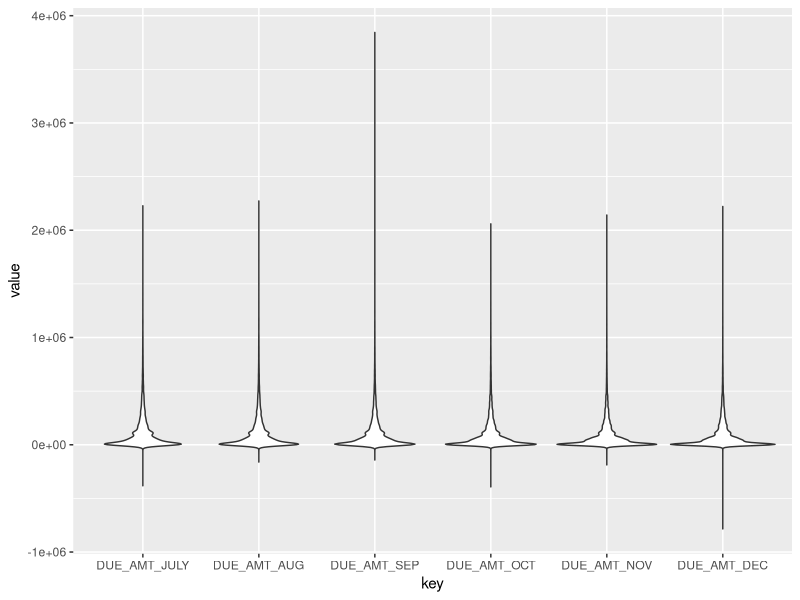
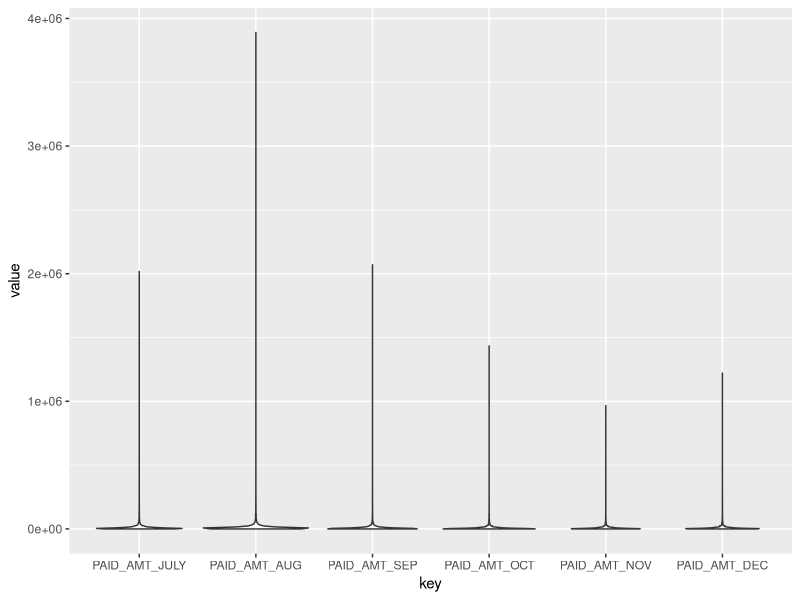
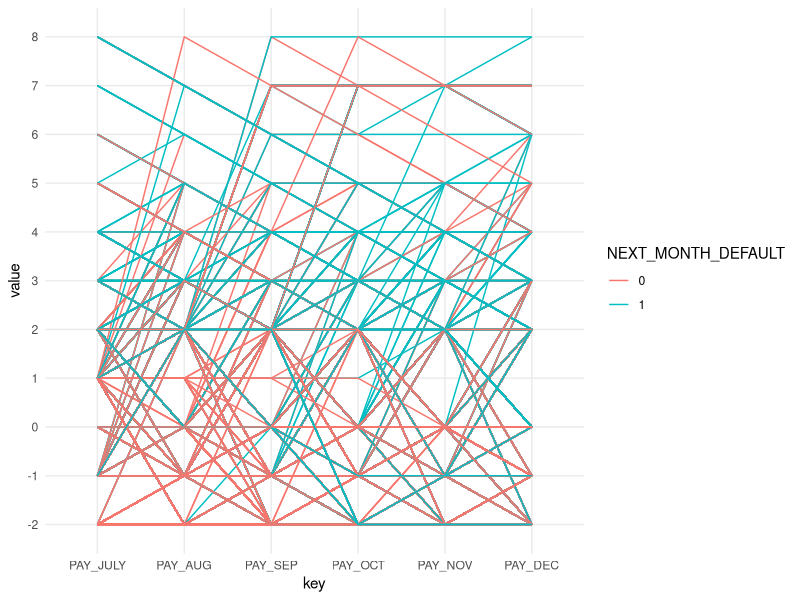
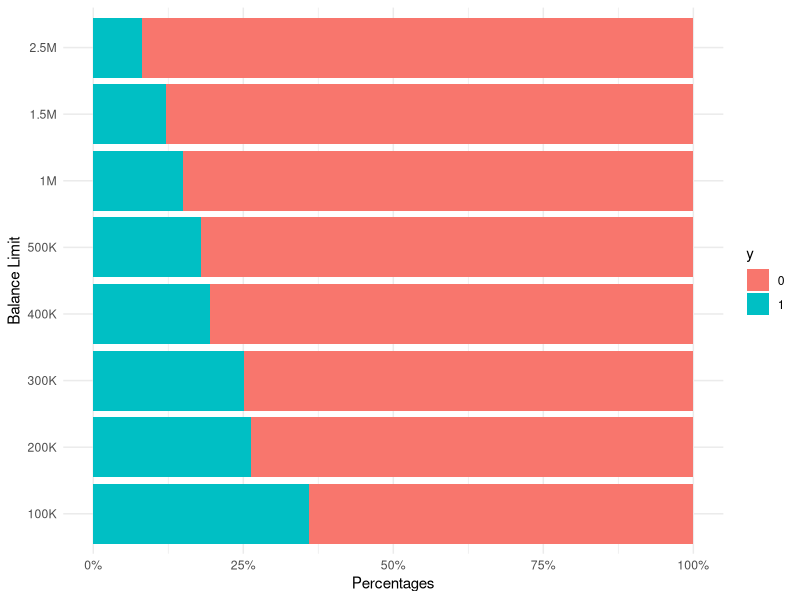
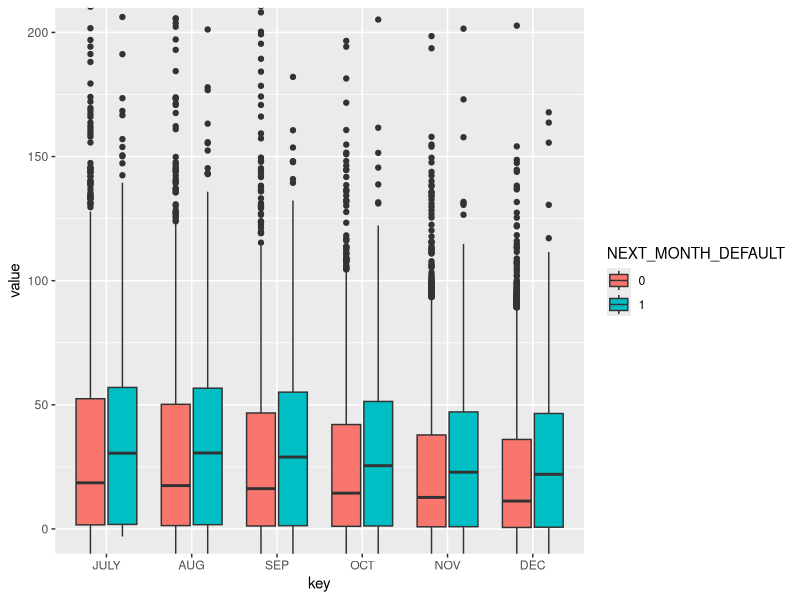

The R source for these figures, in order:
## ---- chunk 1
library(tidyverse)
library(gmodels)
## ---- chunk 2
train_df <- read.csv("../credit_card_default_train.csv")
train_df$NEXT_MONTH_DEFAULT <- as.factor(train_df$NEXT_MONTH_DEFAULT)
test_df <- read.csv("../credit_card_default_test.csv")
df <- train_df
print(nrow(df))
print(colnames(df))
print(str(df))
print(summary(df))

## ---- chunk 3
ggplot(data=gather(train_df,key,value,c("DUE_AMT_JULY","DUE_AMT_AUG",
                                        "DUE_AMT_SEP","DUE_AMT_OCT",
                                        "DUE_AMT_NOV","DUE_AMT_DEC")) %>% 
         mutate(key = factor(key,levels=c("DUE_AMT_JULY","DUE_AMT_AUG",
                                        "DUE_AMT_SEP","DUE_AMT_OCT",
                                        "DUE_AMT_NOV","DUE_AMT_DEC"))),
       aes(x = key,y = value))+
  geom_violin()
## ---- chunk 4
ggplot(data=gather(train_df,key,value,c("PAID_AMT_JULY","PAID_AMT_AUG",
                                      "PAID_AMT_SEP","PAID_AMT_OCT",
                                      "PAID_AMT_NOV","PAID_AMT_DEC")) %>%
         mutate(key = factor(key,levels=c("PAID_AMT_JULY","PAID_AMT_AUG",
                                      "PAID_AMT_SEP","PAID_AMT_OCT",
                                      "PAID_AMT_NOV","PAID_AMT_DEC"))),
       aes(x = key,y = value))+
  geom_violin()
## ---- chunk 5
ggplot(data=gather(train_df,key,value,c("PAY_JULY","PAY_AUG",
                                        "PAY_SEP","PAY_OCT",
                                        "PAY_NOV","PAY_DEC")) %>%
         mutate(key = factor(key,levels =c("PAY_JULY","PAY_AUG",
                                        "PAY_SEP","PAY_OCT",
                                        "PAY_NOV","PAY_DEC")), value=as.factor(value)),
       aes(x=key,y=value,group=Client_ID))+
  geom_line(aes(color=NEXT_MONTH_DEFAULT),size=0.5)+
  scale_y_discrete(labels=as.character(seq(-2,9)))+
  theme_minimal()
## ---- chunk 6
blv <- train_df%>% 
  mutate(Balance_Limit_V1=trimws(Balance_Limit_V1)) %>% 
  subset(select=Balance_Limit_V1)
train_df$Balance_Limit_V1 <- factor(as.factor(blv$Balance_Limit_V1),
                          levels=c("100K","200K","300K","400K","500K","1M","1.5M","2.5M"))
balance_response_ct <- CrossTable(train_df$Balance_Limit_V1 ,
                               train_df$NEXT_MONTH_DEFAULT ,
                               prop.r= FALSE,
                               prop.c=TRUE,
                               prop.chisq=FALSE, 
                               chisq = FALSE,
                               prop.t=TRUE)
## ---- chunk 7
ggplot(data=as.data.frame(balance_response_ct$prop.tbl),
       aes(fill=y,y=Freq,x=x))+
  geom_bar(stat = "identity",position = "fill")+
  scale_y_continuous(labels = scales::percent_format())+
  coord_flip()+theme_minimal()+
  xlab("Balance Limit")+ylab("Percentages")
## ---- chunk 8
train_df <- train_df %>% mutate(
  Balance_Credit_Limit_Numeric = case_when(
    Balance_Limit_V1 == "100K" ~ 100000,
    Balance_Limit_V1 == "200K" ~ 200000,
    Balance_Limit_V1 == "300K" ~ 300000,
    Balance_Limit_V1 == "400K" ~ 400000,
    Balance_Limit_V1 == "500K" ~ 500000,
    Balance_Limit_V1 == "1M" ~ 1000000,
    Balance_Limit_V1 == "1.5M" ~ 1500000,
    Balance_Limit_V1 == "2M" ~ 2000000,
    Balance_Limit_V1 == "2.5M" ~ 2500000
  )
) %>%
  mutate(
    Due_Credit_Lim_JULY=(DUE_AMT_JULY/Balance_Credit_Limit_Numeric) * 100,
    Due_Credit_Lim_AUG=(DUE_AMT_AUG/Balance_Credit_Limit_Numeric) * 100,
    Due_Credit_Lim_SEP=(DUE_AMT_SEP/Balance_Credit_Limit_Numeric) * 100,
    Due_Credit_Lim_OCT=(DUE_AMT_OCT/Balance_Credit_Limit_Numeric) * 100,
    Due_Credit_Lim_NOV=(DUE_AMT_NOV/Balance_Credit_Limit_Numeric) * 100,
    Due_Credit_Lim_DEC=(DUE_AMT_DEC/Balance_Credit_Limit_Numeric) * 100
  ) %>%
  na.omit()
## ---- chunk 9
ggplot(data=gather(train_df,key,value,c("Due_Credit_Lim_JULY","Due_Credit_Lim_AUG",
                                        "Due_Credit_Lim_SEP","Due_Credit_Lim_OCT",
                                        "Due_Credit_Lim_NOV","Due_Credit_Lim_DEC")) %>%
         mutate(key = factor(key,levels=c("Due_Credit_Lim_JULY","Due_Credit_Lim_AUG",
                                        "Due_Credit_Lim_SEP","Due_Credit_Lim_OCT",
                                        "Due_Credit_Lim_NOV","Due_Credit_Lim_DEC"))),
       aes(x=key,y=value))+
  geom_boxplot(aes(fill=NEXT_MONTH_DEFAULT))+
  coord_cartesian(ylim=c(0,200))+
  scale_x_discrete(labels=c("JULY","AUG","SEP","OCT","NOV","DEC"))
